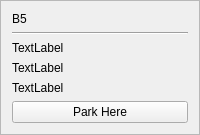
        <widget class="QFrame" name="frame_19">
         <property name="frameShape">
          <enum>QFrame::StyledPanel</enum>
         </property>
         <property name="frameShadow">
          <enum>QFrame::Plain</enum>
         </property>
         <layout class="QGridLayout" name="gridLayout_28">
          <item row="0" column="0">
           <layout class="QVBoxLayout" name="verticalLayout_27">
            <item>
             <widget class="QLabel" name="label_29">
              <property name="text">
               <string>B5</string>
              </property>
             </widget>
            </item>
            <item>
             <widget class="Line" name="line_30">
              <property name="orientation">
               <enum>Qt::Horizontal</enum>
              </property>
             </widget>
            </item>
            <item>
             <widget class="QLabel" name="b5TakenLbl">
              <property name="text">
               <string>TextLabel</string>
              </property>
             </widget>
            </item>
            <item>
             <widget class="QLabel" name="b5handLbl">
              <property name="text">
               <string>TextLabel</string>
              </property>
             </widget>
            </item>
            <item>
             <widget class="QLabel" name="takenByLblb5">
              <property name="text">
               <string>TextLabel</string>
              </property>
             </widget>
            </item>
            <item>
             <widget class="QPushButton" name="b5Btn">
              <property name="text">
               <string>Park Here</string>
              </property>
             </widget>
            </item>
           </layout>
          </item>
         </layout>
        </widget>
